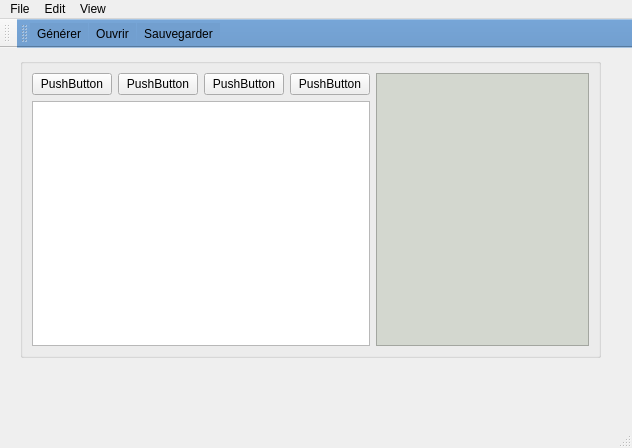
<?xml version="1.0" encoding="UTF-8"?>
<ui version="4.0">
 <class>MainWindow</class>
 <widget class="QMainWindow" name="MainWindow">
  <property name="geometry">
   <rect>
    <x>0</x>
    <y>0</y>
    <width>632</width>
    <height>448</height>
   </rect>
  </property>
  <property name="windowTitle">
   <string>MainWindow</string>
  </property>
  <widget class="QWidget" name="centralwidget">
   <widget class="QGroupBox" name="groupBox">
    <property name="geometry">
     <rect>
      <x>20</x>
      <y>10</y>
      <width>581</width>
      <height>300</height>
     </rect>
    </property>
    <property name="title">
     <string/>
    </property>
    <property name="flat">
     <bool>false</bool>
    </property>
    <layout class="QHBoxLayout" name="horizontalLayout" stretch="0,0">
     <property name="spacing">
      <number>6</number>
     </property>
     <property name="topMargin">
      <number>9</number>
     </property>
     <property name="bottomMargin">
      <number>9</number>
     </property>
     <item>
      <layout class="QVBoxLayout" name="TabulareViewLayout">
       <item>
        <layout class="QHBoxLayout" name="horizontalLayout_2">
         <item>
          <widget class="QPushButton" name="pushButton_4">
           <property name="text">
            <string>PushButton</string>
           </property>
          </widget>
         </item>
         <item>
          <widget class="QPushButton" name="pushButton_3">
           <property name="text">
            <string>PushButton</string>
           </property>
          </widget>
         </item>
         <item>
          <widget class="QPushButton" name="pushButton_2">
           <property name="text">
            <string>PushButton</string>
           </property>
          </widget>
         </item>
         <item>
          <widget class="QPushButton" name="pushButton">
           <property name="text">
            <string>PushButton</string>
           </property>
          </widget>
         </item>
        </layout>
       </item>
       <item>
        <widget class="QTableView" name="tableView">
         <property name="styleSheet">
          <string notr="true">border-color: rgb(114, 159, 207);
color: rgb(85, 87, 83);</string>
         </property>
        </widget>
       </item>
      </layout>
     </item>
     <item>
      <widget class="GraphView" name="graphicsView">
       <property name="styleSheet">
        <string notr="true">border-color: rgb(138, 226, 52);
color: rgb(239, 41, 41);
background-color: rgb(211, 215, 207);</string>
       </property>
      </widget>
     </item>
    </layout>
   </widget>
  </widget>
  <widget class="QMenuBar" name="menubar">
   <property name="geometry">
    <rect>
     <x>0</x>
     <y>0</y>
     <width>632</width>
     <height>22</height>
    </rect>
   </property>
   <property name="styleSheet">
    <string notr="true">gridline-color: rgb(138, 226, 52);
font: 57 italic 11pt &quot;Ubuntu&quot;;
selection-background-color: rgb(252, 233, 79);</string>
   </property>
   <widget class="QMenu" name="menuFile">
    <property name="title">
     <string>File</string>
    </property>
    <addaction name="actionGenerate"/>
    <addaction name="actionOpen"/>
    <addaction name="actionSave_as"/>
    <addaction name="actionExport"/>
    <addaction name="actionExit"/>
   </widget>
   <widget class="QMenu" name="menuEdit">
    <property name="title">
     <string>Edit</string>
    </property>
    <addaction name="actionUndo"/>
    <addaction name="actionRedo"/>
    <addaction name="actionChanger_couleur"/>
   </widget>
   <widget class="QMenu" name="menuView">
    <property name="title">
     <string>View</string>
    </property>
    <addaction name="actionGlobale"/>
    <addaction name="actionTabulaire"/>
    <addaction name="actionGraphique"/>
   </widget>
   <addaction name="menuFile"/>
   <addaction name="menuEdit"/>
   <addaction name="menuView"/>
  </widget>
  <widget class="QStatusBar" name="statusbar"/>
  <widget class="QToolBar" name="toolBar">
   <property name="windowTitle">
    <string>toolBar</string>
   </property>
   <attribute name="toolBarArea">
    <enum>TopToolBarArea</enum>
   </attribute>
   <attribute name="toolBarBreak">
    <bool>false</bool>
   </attribute>
  </widget>
  <widget class="QToolBar" name="toolBar_2">
   <property name="windowTitle">
    <string>toolBar_2</string>
   </property>
   <property name="styleSheet">
    <string notr="true">background-color: rgb(114, 159, 207);
selection-background-color: rgb(252, 233, 79);</string>
   </property>
   <attribute name="toolBarArea">
    <enum>TopToolBarArea</enum>
   </attribute>
   <attribute name="toolBarBreak">
    <bool>false</bool>
   </attribute>
   <addaction name="actionGenerate"/>
   <addaction name="actionOpen"/>
   <addaction name="actionSave_as"/>
  </widget>
  <action name="actionGenerate">
   <property name="icon">
    <iconset resource="ressources.qrc">
     <normaloff>:/images/Icons/New.bmp</normaloff>:/images/Icons/New.bmp</iconset>
   </property>
   <property name="text">
    <string>Générer</string>
   </property>
  </action>
  <action name="actionOpen">
   <property name="icon">
    <iconset resource="ressources.qrc">
     <normaloff>:/images/Icons/Open.bmp</normaloff>:/images/Icons/Open.bmp</iconset>
   </property>
   <property name="text">
    <string>Ouvrir</string>
   </property>
  </action>
  <action name="actionSave_as">
   <property name="icon">
    <iconset resource="ressources.qrc">
     <normaloff>:/images/Icons/Save.bmp</normaloff>:/images/Icons/Save.bmp</iconset>
   </property>
   <property name="text">
    <string>Sauvegarder</string>
   </property>
  </action>
  <action name="actionExport">
   <property name="text">
    <string>Exporter</string>
   </property>
  </action>
  <action name="actionExit">
   <property name="text">
    <string>Quitter</string>
   </property>
  </action>
  <action name="actionUndo">
   <property name="text">
    <string>Undo</string>
   </property>
  </action>
  <action name="actionRedo">
   <property name="text">
    <string>Redo</string>
   </property>
  </action>
  <action name="actionChanger_couleur">
   <property name="text">
    <string>Changer couleur</string>
   </property>
  </action>
  <action name="actionTabulaire">
   <property name="checkable">
    <bool>true</bool>
   </property>
   <property name="text">
    <string>Tabulaire</string>
   </property>
  </action>
  <action name="actionGraphique">
   <property name="checkable">
    <bool>true</bool>
   </property>
   <property name="text">
    <string>Graphique</string>
   </property>
  </action>
  <action name="actionGlobale">
   <property name="checkable">
    <bool>true</bool>
   </property>
   <property name="checked">
    <bool>true</bool>
   </property>
   <property name="text">
    <string>Globale</string>
   </property>
  </action>
 </widget>
 <customwidgets>
  <customwidget>
   <class>GraphView</class>
   <extends>QGraphicsView</extends>
   <header>graphview.h</header>
  </customwidget>
 </customwidgets>
 <resources>
  <include location="ressources.qrc"/>
 </resources>
 <connections/>
</ui>
